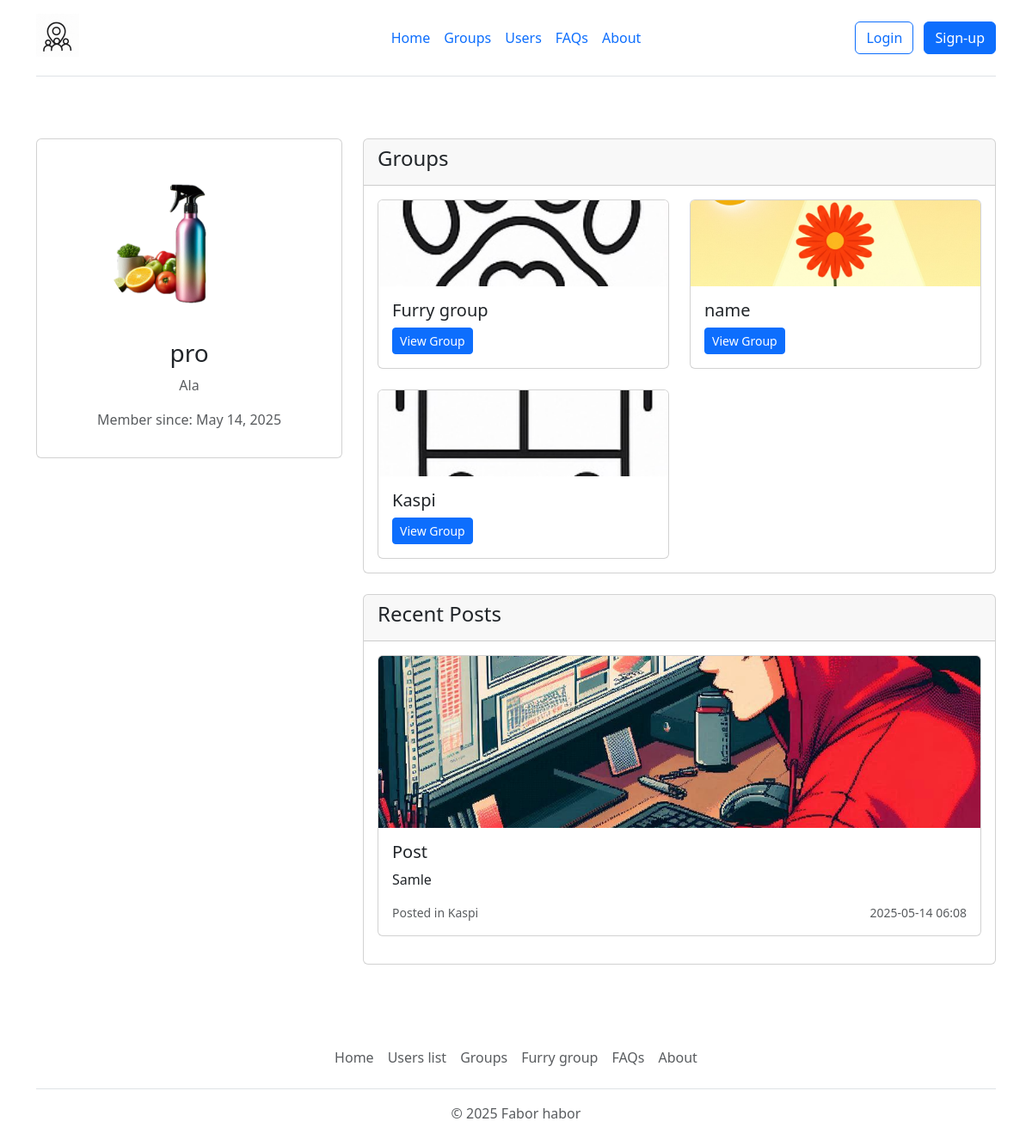
/user/2, run on the app's committed database.
### app.py (models this page shows, shortened)
class User(db.Model):
    id = db.Column(db.Integer, primary_key=True)
    username = db.Column(db.String(20), unique=True, nullable=False)
    email = db.Column(db.String(256), unique=True, nullable=False)
    location = db.Column(db.String(20))
    image_profile = db.Column(db.String(20), nullable=False, default='default.jpg')
    password = db.Column(db.String(60), nullable=False)
    date_created = db.Column(db.DateTime, nullable=False, default=datetime.utcnow)
    posts = db.relationship('Post', backref='author', lazy=True)
    groups_admin = db.relationship('Group', backref='admin', lazy=True)

class Group(db.Model):
    id = db.Column(db.Integer, primary_key=True)
    name = db.Column(db.String(100), nullable=False)
    description = db.Column(db.Text)
    admin_id = db.Column(db.Integer, db.ForeignKey('user.id'), nullable=False)
    image = db.Column(db.String(20), nullable=False, default='default.jpg')
    date_created = db.Column(db.DateTime, nullable=False, default=datetime.utcnow)
    posts = db.relationship('Post', backref='group', lazy=True)
    members = db.relationship('User', secondary=group_members, backref=db.backref('groups', lazy='dynamic'))

class Post(db.Model):
    id = db.Column(db.Integer, primary_key=True)
    title = db.Column(db.String(100), nullable=False)
    date_posted = db.Column(db.DateTime, nullable=False, default=datetime.utcnow)
    content = db.Column(db.Text, nullable=False)
    user_id = db.Column(db.Integer, db.ForeignKey('user.id'), nullable=False)
    group_id = db.Column(db.Integer, db.ForeignKey('group.id'), nullable=False)
    image = db.Column(db.String(20), nullable=False, default='default.jpg')

### app.py (the view)
@app.route('/user/<int:user_id>')
def user_page(user_id):
    profile_user = User.query.get_or_404(user_id)
    return render_template('userpage.html', profile_user=profile_user)

### templates/userpage.html (shortened to what this page needs)
{% extends 'base.html' %}
{% block content %}
<div class="container py-5">
    <div class="row">
        <div class="col-md-4">
            <div class="card">
                <div class="card-body text-center">
                    <img src="/static/user_images/{{ profile_user.image_profile }}"
                         alt="{{ profile_user.username }}'s avatar"
                         class="rounded-circle mb-3"
                         style="width: 200px; height: 200px; object-fit: cover;">
                    <h3 class="card-title">{{ profile_user.username }}</h3>
                    <p class="text-muted">
                        {{ profile_user.location if profile_user.location else 'No location set' }}
                    </p>
                    <p class="text-muted">Member since: {{ profile_user.date_created.strftime('%B %d, %Y') }}</p>
                </div>
            </div>
        </div>
        <div class="col-md-8">
            <div class="card mb-4">
                <div class="card-header">
                    <h4>Groups</h4>
                </div>
                <div class="card-body">
                    {% if profile_user.groups.all() %}
                        <div class="row row-cols-1 row-cols-md-2 g-4">
                            {% for group in profile_user.groups.all() %}
                            <div class="col">
                                <div class="card h-100">
                                    <img src="/static/group_images/{{ group.image }}"
                                         class="card-img-top"
                                         alt="{{ group.name }}"
                                         style="height: 100px; object-fit: cover;">
                                    <div class="card-body">
                                        <h5 class="card-title">{{ group.name }}</h5>
                                        <a href="{{ url_for('group_page', group_id=group.id) }}"
                                           class="btn btn-sm btn-primary">View Group</a>
                                    </div>
                                </div>
                            </div>
                            {% endfor %}
                        </div>
                    {% else %}
                        <p class="text-muted">Not a member of any groups yet.</p>
                    {% endif %}
                </div>
            </div>
            <div class="card">
                <div class="card-header">
                    <h4>Recent Posts</h4>
                </div>
                <div class="card-body">
                    {% if profile_user.posts %}
                        {% for post in profile_user.posts %}
                        <div class="card mb-3">
                            {% if post.image != 'default.jpg' %}
                            <img src="/static/post_images/{{ post.image }}"
                                 class="card-img-top"
                                 alt="Post image"
                                 style="height: 200px; object-fit: cover;">
                            {% endif %}
                            <div class="card-body">
                                <h5 class="card-title">{{ post.title }}</h5>
                                <p class="card-text">{{ post.content }}</p>
                                <div class="d-flex justify-content-between align-items-center">
                                    <small class="text-muted">Posted in {{ post.group.name }}</small>
                                    <small class="text-muted">{{ post.date_posted.strftime('%Y-%m-%d %H:%M') }}</small>
                                </div>
                            </div>
                        </div>
                        {% endfor %}
                    {% else %}
                        <p class="text-muted">No posts yet.</p>
                    {% endif %}
                </div>
            </div>
        </div>
    </div>
</div>
{% include 'footer.html'%}
{% endblock %}

### data on the page
User: image_profile (picture), username "pro", location "Ala", date_created "May 14, 2025"
Group: image (picture), name "Furry group"
Group: image (picture), name "name"
Group: image (picture), name "Kaspi"
Post: image (picture), title "Post", content "Samle", group.name "Kaspi", date_posted "2025-05-14 06:08"
